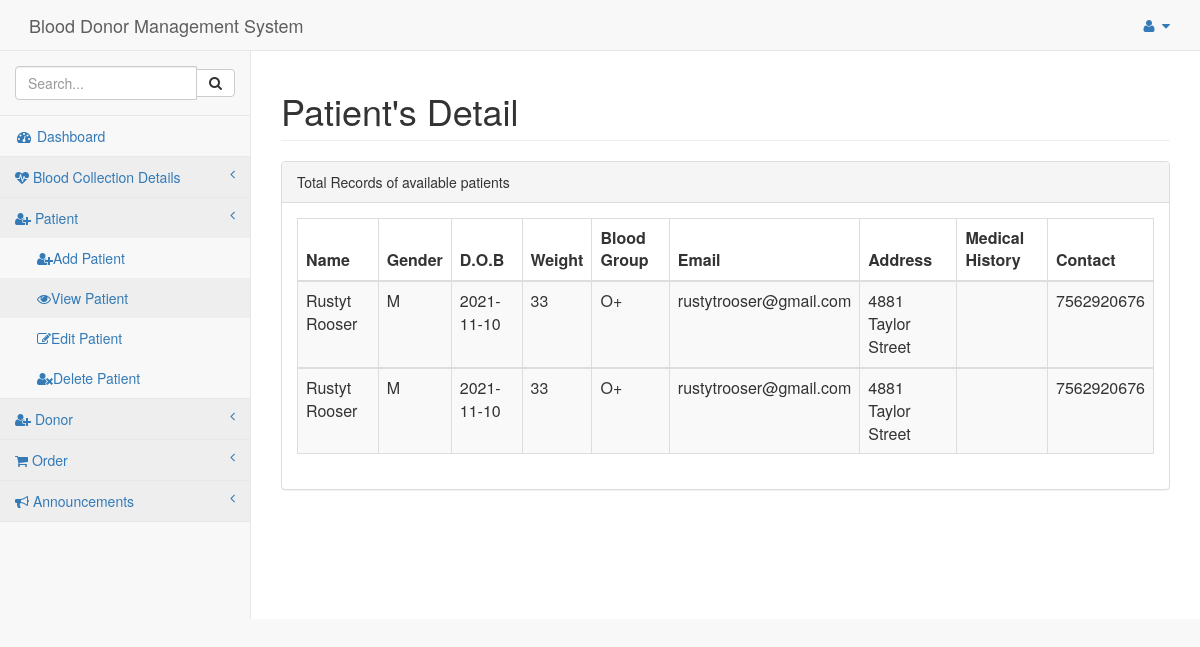
Screenshot of /pages/viewpatient.php with the database file from the repository.
### tables this page shows
CREATE TABLE `patient` (
  `patient_id` int NOT NULL AUTO_INCREMENT,
  `medical_history` varchar(200) DEFAULT NULL,
  `address` varchar(50) NOT NULL,
  `email` varchar(50) NOT NULL,
  `dob` varchar(50) NOT NULL,
  `blood_grp` varchar(5) NOT NULL,
  `contact` varchar(20) NOT NULL,
  `gender` varchar(2) NOT NULL,
  `username` varchar(29) NOT NULL,
  `name` varchar(29) NOT NULL,
  `weight` varchar(29) NOT NULL,
  PRIMARY KEY (`patient_id`)
);

### pages/viewpatient.php (the view, shortened to what this page needs)
<html>
<head>
<link href="../vendor/bootstrap/css/bootstrap.min.css" rel="stylesheet">
<link href="../vendor/metisMenu/metisMenu.min.css" rel="stylesheet">
<link href="../dist/css/sb-admin-2.css" rel="stylesheet">
<link href="../vendor/font-awesome/css/font-awesome.min.css" rel="stylesheet" type="text/css">
<link rel="stylesheet" href="../icofont/icofont.min.css">
</head>
<body>
<div id="wrapper">
<?php include 'includes/nav.php'?>
<div id="page-wrapper">
<div class="container-fluid">
<div class="row">
<div class=".col-lg-12">
               <h1 class="page-header">Patient's Detail</h1>
                </div>
  </div>
				<div class="row">
                        <div class=".col-lg-12">
                            <div class="panel panel-default">
                                <div class="panel-heading">
                                    Total Records of available patients
                                </div>
								 <div class="panel-body">
                                    <div class="table-responsive">
									<table class="table table-striped table-bordered table-hover" id="dataTables-example">
									<?php
						include "dbconnect.php";
						$qry="select * from patient";
						$result=mysqli_query($conn,$qry);
						echo"
						<thead>
						<tr>
							<th>Name</th>
							<th>Gender</th>
							<th>D.O.B</th>
							<th>Weight</th>
							<th>Blood Group</th>
							<th>Email</th>
							<th>Address</th>
<th>Medical History</th>
							<th>Contact</th>
						</tr>
						</thead>";
						while($row=mysqli_fetch_array($result)){
						  echo"<tbody>
						  <tr>
						  <td>".$row['name']."</td>
						  <td>".$row['gender']."</td>
						  <td>".$row['dob']."</td>
						  <td>".$row['weight']."</td>
						  <td>".$row['blood_grp']."</td>
						  <td>".$row['email']."</td>
						  <td>".$row['address']."</td>
<td>".$row['medical_history']."</td>
						  <td>".$row['contact']."</td>
						</tr>
						</tbody>";
						}
						?>
						</table>
				</div>
				</div>
		</div>
		</div>
		</div>
		</div>
		</div>
</div>
</body>
</html>

### rows the page displays
patient: name "Rustyt Rooser", gender "M", dob "2021-11-10", weight "33", blood_grp "O+", email "rustytrooser@gmail.com", address "4881 Taylor Street", contact "7562920676"
patient: name "Rustyt Rooser", gender "M", dob "2021-11-10", weight "33", blood_grp "O+", email "rustytrooser@gmail.com", address "4881 Taylor Street", contact "7562920676"
